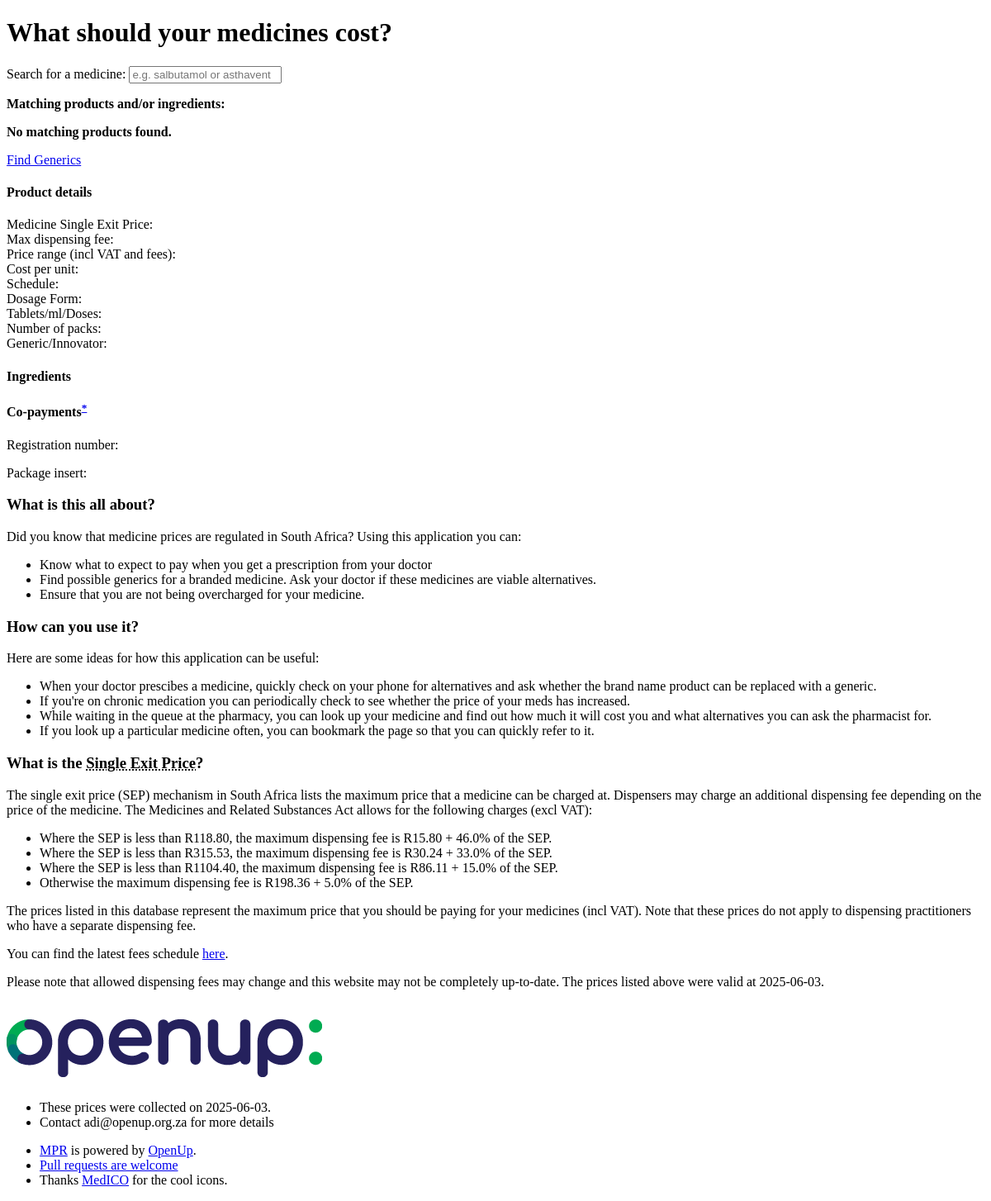
Page /related/712603001/ on the earlier database version.
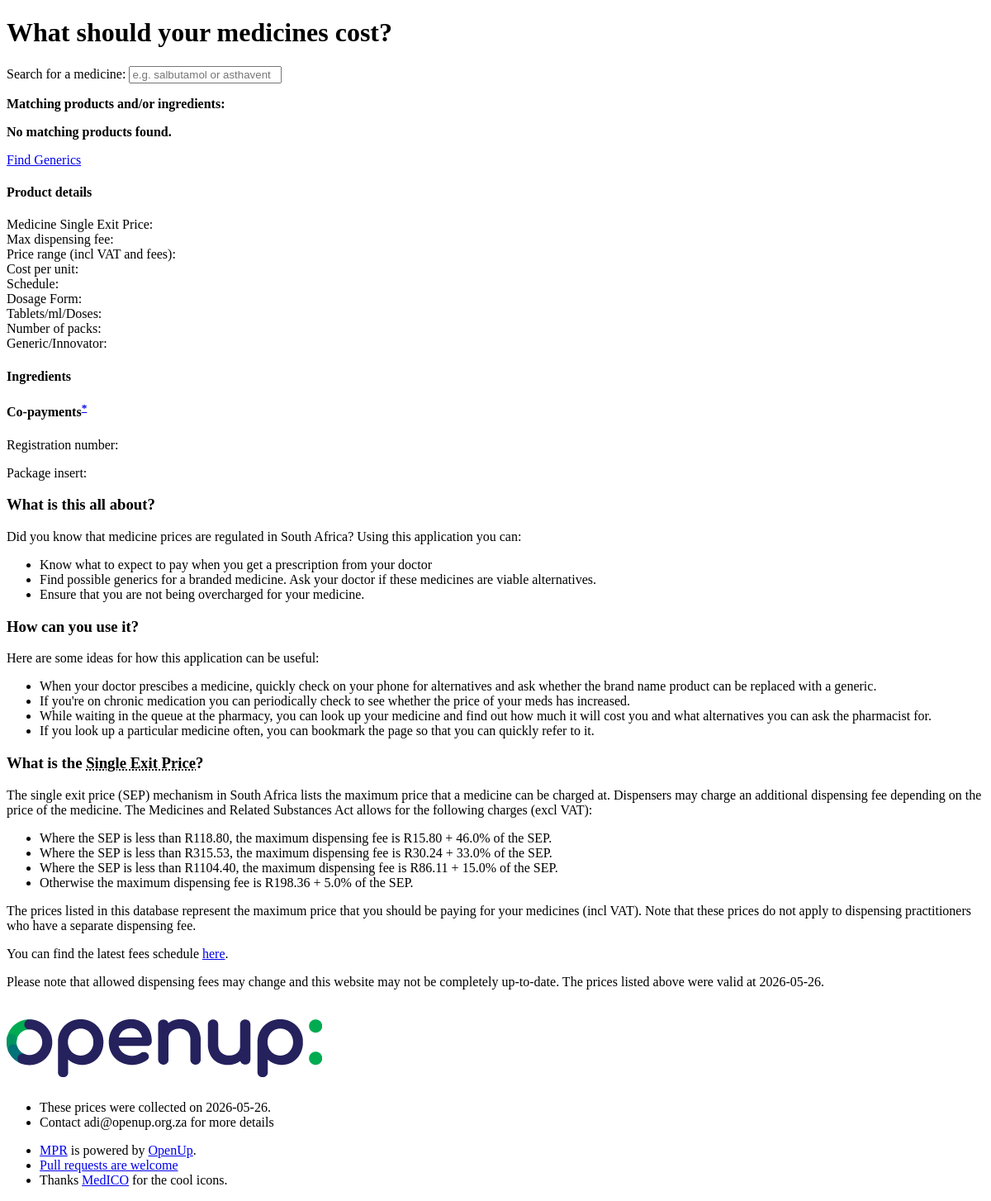
Same page on the later database version.
### mpr/models.py (models this page shows)
class LastUpdated(models.Model):
    update_date = models.DateField(auto_now_add=True)
    objects = LastUpdatedManager()
    def __str__(self):
        return str(self.update_date)

### mpr/views.py (the view)
# urls.py: path(r"related/<str:nappi_code>/", views.ProductView.as_view(), name="product_related"),
class ProductView(DetailView, TemplateResponseMixin):
    model = models.Product
    slug_url_kwarg = "nappi_code"
    slug_field = "nappi_code"
    template_name = "index.html"

### mpr/context_processors.py (called while the page is built)
def settings_context(request):
    context = {}
    try:
        last_updated = LastUpdated.objects.all().order_by('-update_date')[0]
        context['last_updated'] = last_updated
    except IndexError:
        context['last_updated'] = u"Never"
    context['price_parameters'] = settings.PRICE_PARAMETERS
    context['latest_gazette'] = getattr(settings, "LATEST_GAZETTE", None)
    context['formularies'] = Formulary.objects.all()
    return context

### mpr/models.py (called while the page is built)
    @staticmethod
    def parameters():
        return settings.PRICE_PARAMETERS

    @property
    def max_fee(self):
        if self.dispensing_fee is None or self.sep is None:
            return 0
        return self.dispensing_fee + self.sep

    @property
    def dispensing_fee(self):
        params = Product.parameters()
        VAT = params["VAT"]
        try:
            for threshold, perc, flat_rate in params["prices"]:
                if self.sep < threshold:
                    return (self.sep * perc + flat_rate) * VAT
        except (ValueError, TypeError):
            return self.sep

### mpr/templatetags/math.py (called while the page is built)
def mult(value, arg):
    return float(value) * float(arg)

def isinf(value):
    return value == float('inf')

### mpr/templates/index.html (shortened to what this page needs)
{% extends "base.html" %}
{% block body %}
<div id="search-container">
    <div class="row">
        <label id="label-entrybox" for="entrybox">Search for a medicine:</label>
        <input type="text" id="entrybox" aria-labelled-by="label-entrybox" class="form-control input-lg" placeholder="e.g. salbutamol or asthavent">
    </div>
    <div class="row results">
        <p id="resultsheader"><b>Matching products and/or ingredients: </b></p>
        <p id="noresults"><b>No matching products found.</b></p>
        <div id="product_results" class="products panel-group">
            <div class="template panel panel-default">
                <a href="#">
                <div class="panel-heading">
                    <div class="right-info">
                        <span class="find-generic"><a href="#">Find Generics</a></span>
                    </div>
                </div>
                </a>
            </div>
            <div class="template-panel-body panel-collapse collapse in">
                <div class="panel-body">
                    <div class="product-details">
                        <div class="col-sm-6 details">
                            <h4>Product details</h4>
                            <dl>
                                <dt>Medicine Single Exit Price:</dt>
                                <dt>Max dispensing fee:</dt>
                                <dt>Price range (incl VAT and fees):</dt>
                                <dt class="cost-per-unit">Cost per unit:</dt>
                                <dt>Schedule:</dt>
                                <dt>Dosage Form:</dt>
                                <dt class="dosageform">Tablets/ml/Doses:</dt>
                                <dt>Number of packs:</dt>
                                <dt>Generic/Innovator:</dt>
                            </dl>
                        </div>
                        <div class="col-sm-6 ingredients">
                            <h4>Ingredients</h4>
                        </div>
                        <div class="col-sm-6 copayments">
                            <h4>Co-payments<sup><a href="#copayments">*</a></sup></h4>
                        </div>
                    </div>
                </div>
                <div class="panel-footer">
                    <p>
                        Registration number:
                    </p>
                    <p class="package-insert">Package insert: <a href="#" class="product-package-insert"></a></span></p>
                </div>
            </div>
        </div>
    </div>
</div>
{% endblock %}

### mpr/templates/base.html (shortened to what this page needs)
{% load math %}
{% load static %}
<!DOCTYPE html>
<html>
  <head>
    {% load pipeline %}
  </head>
  <body>
    <main class="container">
      <header role="banner" class="container page-header">
        <h1>What should your medicines cost?</h1>
      </header>
      <article role="main" class="col-md-12">
      {% block body %}{% endblock %}
      </article>
      <aside class="col-md-12">
        <section class="panel panel-info">
          <header class="panel-heading">
            <h3 class="panel-title">What is this all about?</h3>
          </header>
          <div class="panel-body">
            <p>Did you know that medicine prices are regulated in South Africa? Using this application you can:</p>
            <ul>
                <li>Know what to expect to pay when you get a prescription from your doctor</li>
                <li>Find possible generics for a branded medicine. Ask your doctor if these medicines are viable alternatives.</li>
                <li>Ensure that you are not being overcharged for your medicine.</li>
            </ul>
          </div>
        </section>
        <section class="panel panel-info">
          <header class="panel-heading">
            <h3 class="panel-title">How can you use it?</h3>
          </header>
          <div class="panel-body">
            <p>Here are some ideas for how this application can be useful:</p>
            <ul>
                <li>When your doctor prescibes a medicine, quickly check on your phone for alternatives and ask whether the brand name product can be replaced with a generic.</li>
                <li>If you're on chronic medication you can periodically check to see whether the price of your meds has increased.</li>
                <li>While waiting in the queue at the pharmacy, you can look up your medicine and find out how much it will cost you and what alternatives you can ask the pharmacist for.</li>
                <li>If you look up a particular medicine often, you can bookmark the page so that you can quickly refer to it.</li>
            </ul>
          </div>
        </section>
        <section class="panel panel-info">
          <header class="panel-heading">
            <h3 class="panel-title">What is the <abbr title="Single Exit Price">Single Exit Price</abbr>?</h3>
          </header>
          <div class="panel-body">
            <p>The single exit price (SEP) mechanism in South Africa lists the maximum price that a medicine can be charged at. Dispensers may charge an additional dispensing fee depending on the price of the medicine. The Medicines and Related Substances Act allows for the following charges (excl VAT):</p>
            <ul>
                {% for row in price_parameters.prices %}
                    {% if not row.0|isinf %}
                    <li>Where the SEP is less than R{{ row.0|floatformat:2 }}, the maximum dispensing fee is R{{ row.2|floatformat:2 }} + {{ row.1|mult:100 }}% of the SEP.</li>
                    {% else %}
                    <li>Otherwise the maximum dispensing fee is R{{ row.2|floatformat:2 }} + {{ row.1|mult:100}}% of the SEP.</li>
                    {% endif %}
                {% endfor %}
            </ul>
            <p>The prices listed in this database represent the maximum price that you should be paying for your medicines (incl VAT). Note that these prices do not apply to dispensing practitioners who have a separate dispensing fee.</p>{% if latest_gazette %}<p>You can find the latest fees schedule <a href="{{ latest_gazette }}">here</a>.</p>{% endif %}
            <p>Please note that allowed dispensing fees may change and this website may not be completely up-to-date. The prices listed above were valid at {{ last_updated }}.</p>
          </div>
        </section>
        <section>
          <p class="text-center"><a href="https://www.openup.org.za"><img src="/static/images/logo.png" alt="OpenUp"></a></p>
        </section>
      </aside>
      <footer role="contentinfo" class="container text-center">
        <ul class="list-inline">
          <li>These prices were collected on {{ last_updated }}.</li>
          <li>Contact &#097;&#100;&#105;&#064;&#111;&#112;&#101;&#110;&#117;&#112;&#046;&#111;&#114;&#103;&#046;&#122;&#097; for more details</li>
        </ul>
        <ul class="list-inline">
          <li><a href="/">MPR</a> is powered by <a href="https://www.openup.org.za/">OpenUp</a>.</li>
          <li><a href="https://github.com/Code4SA/medicine-price-registry">Pull requests are welcome</a></li>
          <li>Thanks <a href="http://onlinepharmacycheck.com/medico/">MedICO</a> for the cool icons.</li>
        </ul>
      </footer>
    </main>
  </body>
</html>

Differences in the rows shown:
no longer on this page (row unchanged): LastUpdated: update_date "2025-06-03"
added LastUpdated: update_date "2026-05-26"
